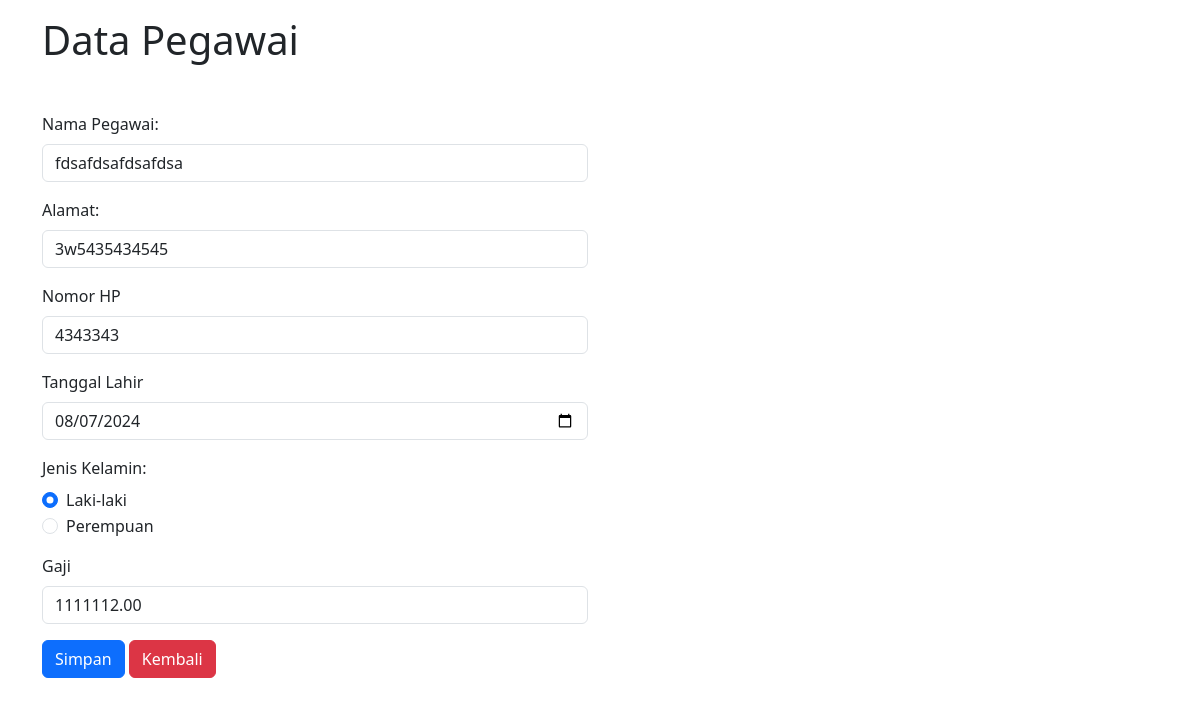
/edit.php?id=5, run on the app's committed database.
### tables this page shows
CREATE TABLE `pegawai` (
  `id` int NOT NULL,
  `nama` varchar(255) NOT NULL,
  `alamat` varchar(255) NOT NULL,
  `nomorHP` varchar(255) NOT NULL,
  `tanggalLahir` date NOT NULL,
  `jenisKelamin` enum('Laki-laki','Perempuan') NOT NULL,
  `gaji` double(10,2) NOT NULL
);

### edit.php (the view, shortened to what this page needs)
<?php
include 'koneksi.php';
$id=$_GET['id'];
$query = "SELECT * FROM pegawai WHERE id=$id";
$result = $db->query($query);
$row = mysqli_fetch_assoc($result);
?>
<!DOCTYPE html>
<html lang="en">
<head>
    <link rel="stylesheet" href="bootstrap/css/bootstrap.min.css">
</head>
<body>
    <div class="container mt-3">
        <h1>Data Pegawai</h1>
        <div class="row mt-5">
            <div class="col-md-6">
                <form action="" method="post">
                    <div class="form-group mb-3">
                        <label for="nama" class="form-label">Nama Pegawai:</label>
                        <input type="text" name="nama" id="nama" class="form-control" value="<?= $row['nama'] ?>">
                    </div>
                    <div class="form-group mb-3">
                        <label for="alamat" class="form-label">Alamat:</label>
                        <input type="text" name="alamat" id="alamat" class="form-control"  value="<?= $row['alamat'] ?>">
                    </div>
                    <div class="form-group mb-3">
                        <label for="noHP" class="form-label">Nomor HP</label>
                        <input type="text" name="noHP" id="noHP" class="form-control"  value="<?= $row['nomorHP'] ?>">
                    </div>
                    <div class="form-group mb-3">
                        <label for="tanggalLahir" class="form-label">Tanggal Lahir</label>
                        <input type="date" name="tanggalLahir" id="tanggalLahir" class="form-control"  value="<?= $row['tanggalLahir'] ?>">
                    </div>
                    <div class="form-group mb-3">
                        <label for="jenisKelamin" class="form-label">Jenis Kelamin:</label>
                        <div class="form-check">
                            <input type="radio" name="jenisKelamin" id="Laki-laki" value="Laki-laki" class="form-check-input" <?= ($row['jenisKelamin'] == 'Laki-laki') ? 'checked' : '' ?>>
                            <label class="form-check-label" for="Laki-laki">Laki-laki</label>
                        </div>
                        <div class="form-check">
                            <input type="radio" name="jenisKelamin" id="Perempuan" value="Perempuan" class="form-check-input" <?= ($row['jenisKelamin'] == 'Perempuan') ? 'checked' : '' ?>>
                            <label class="form-check-label" for="Perempuan">Perempuan</label>
                        </div>
                    </div>
                    <div class="form-group mb-3">
                        <label for="gaji" class="form-label">Gaji</label>
                        <input type="number" name="gaji" id="gaji" class="form-control"  value="<?= $row['gaji'] ?>">
                    </div>
                    <button type="submit" class="btn btn-primary" name='submit'>Simpan</button>
                    <a href="index.php" class="btn btn-danger">Kembali</a>
                </form>
            </div>
        </div>
    </div>
</body>
</html>

### data on the page
pegawai: nama "fdsafdsafdsafdsa", alamat "3w5435434545", noHP "4343343", tanggalLahir "08/07/2024", jenisKelamin "☑ Laki-laki", jenisKelamin "☐ Perempuan", gaji "1111112.00"
